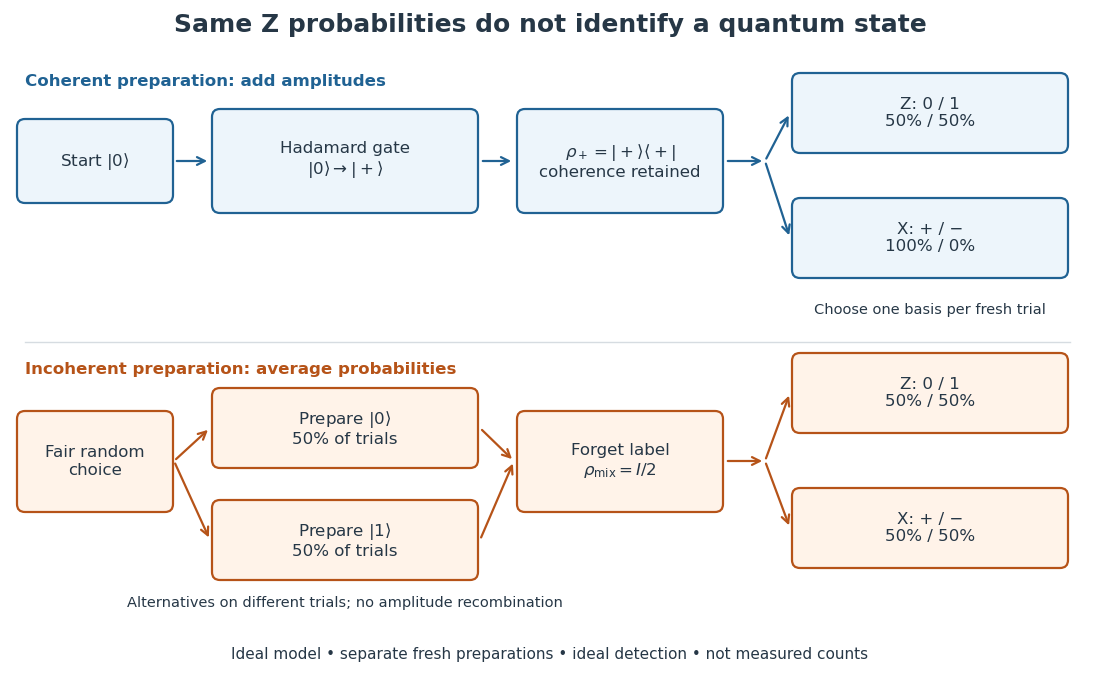

Here is the Python script that generated this plot:
"""Draw ideal preparation alternatives; Python 3.14, matplotlib 3.10.7.

Run from _media. All numbers are Born-rule model probabilities, not data.
"""

from pathlib import Path

import matplotlib.pyplot as plt
from matplotlib.patches import FancyArrowPatch, FancyBboxPatch


def main():
    plt.rcParams.update({"font.size": 12, "font.family": "DejaVu Sans"})
    fig, ax = plt.subplots(figsize=(11, 6.8), dpi=100)
    fig.patch.set_facecolor("white")
    ax.set(xlim=(0, 11), ylim=(0, 6.8))
    ax.axis("off")
    blue, orange, ink = "#206293", "#b65318", "#263746"

    def box(x, y, w, h, label, color, fill):
        ax.add_patch(FancyBboxPatch(
            (x, y), w, h, boxstyle="round,pad=0.08,rounding_size=0.08",
            facecolor=fill, edgecolor=color, linewidth=1.6,
        ))
        ax.text(x + w / 2, y + h / 2, label, ha="center", va="center", color=ink)

    def arrow(start, end, color):
        ax.add_patch(FancyArrowPatch(
            start, end, arrowstyle="->", mutation_scale=14,
            linewidth=1.6, color=color,
        ))

    ax.text(5.5, 6.55, "Same Z probabilities do not identify a quantum state",
            ha="center", va="center", fontsize=18, weight="bold", color=ink)
    ax.text(0.25, 5.94, "Coherent preparation: add amplitudes", color=blue, weight="bold")
    box(0.25, 4.85, 1.4, 0.68, r"Start $|0\rangle$", blue, "#edf5fb")
    box(2.2, 4.75, 2.5, 0.88, "Hadamard gate\n" + r"$|0\rangle\to|+\rangle$", blue, "#edf5fb")
    arrow((1.74, 5.19), (2.1, 5.19), blue)
    box(5.25, 4.75, 1.9, 0.88, r"$\rho_+=|+\rangle\langle+|$" + "\ncoherence retained", blue, "#edf5fb")
    arrow((4.8, 5.19), (5.14, 5.19), blue)
    box(8.0, 5.35, 2.6, 0.64, "Z: 0 / 1\n50% / 50%", blue, "#edf5fb")
    box(8.0, 4.1, 2.6, 0.64, "X: + / −\n100% / 0%", blue, "#edf5fb")
    arrow((7.25, 5.19), (7.65, 5.19), blue)
    arrow((7.65, 5.19), (7.9, 5.67), blue)
    arrow((7.65, 5.19), (7.9, 4.42), blue)
    ax.text(9.3, 3.66, "Choose one basis per fresh trial", ha="center", fontsize=10.5, color=ink)
    ax.plot([0.25, 10.7], [3.38, 3.38], color="#d6dce1", linewidth=1)
    ax.text(0.25, 3.06, "Incoherent preparation: average probabilities", color=orange, weight="bold")
    box(0.25, 1.76, 1.4, 0.85, "Fair random\nchoice", orange, "#fff3e9")
    box(2.2, 2.2, 2.5, 0.64, r"Prepare $|0\rangle$" + "\n50% of trials", orange, "#fff3e9")
    box(2.2, 1.08, 2.5, 0.64, r"Prepare $|1\rangle$" + "\n50% of trials", orange, "#fff3e9")
    arrow((1.74, 2.19), (2.1, 2.52), orange)
    arrow((1.74, 2.19), (2.1, 1.4), orange)
    box(5.25, 1.76, 1.9, 0.85, "Forget label\n" + r"$\rho_{\rm mix}=I/2$", orange, "#fff3e9")
    arrow((4.8, 2.52), (5.14, 2.19), orange)
    arrow((4.8, 1.4), (5.14, 2.19), orange)
    box(8.0, 2.55, 2.6, 0.64, "Z: 0 / 1\n50% / 50%", orange, "#fff3e9")
    box(8.0, 1.2, 2.6, 0.64, "X: + / −\n50% / 50%", orange, "#fff3e9")
    arrow((7.25, 2.19), (7.65, 2.19), orange)
    arrow((7.65, 2.19), (7.9, 2.87), orange)
    arrow((7.65, 2.19), (7.9, 1.52), orange)
    ax.text(3.45, 0.73, "Alternatives on different trials; no amplitude recombination",
            ha="center", fontsize=10.5, color=ink)
    ax.text(5.5, 0.21, "Ideal model • separate fresh preparations • ideal detection • not measured counts",
            ha="center", fontsize=11, color=ink)
    fig.subplots_adjust(left=0, right=1, bottom=0, top=1)
    fig.savefig(Path(__file__).stem + ".png", facecolor="white", transparent=False)
    plt.close(fig)


if __name__ == "__main__":
    main()
